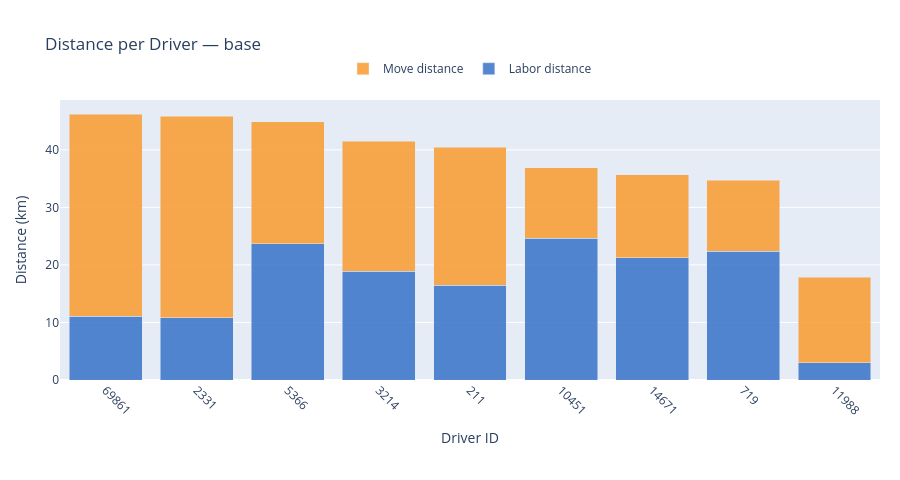
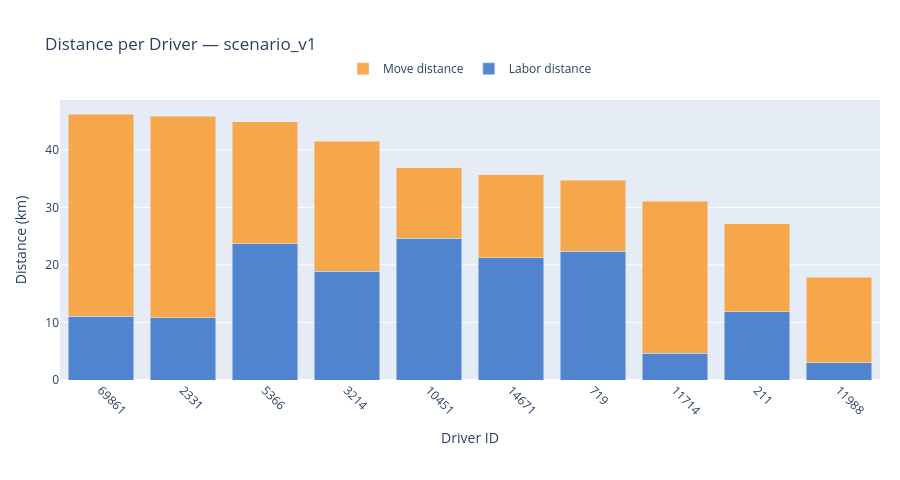

The code cell stored with these charts, in order, in its notebook:
### Code cell
# ── Distance per Driver — one chart per scenario ─────────────────────────────
for label, rows in zip(_scenario_set.labels, _scenario_set.rows_list):
    _drivers = sorted({r["driver_id"] for r in rows if r["driver_id"] is not None})
    build_driver_distance_figure(rows, _drivers, label).show()

### Figure 1 — Plotly figure (JSON) as saved in the notebook; plotly's stock layout.template omitted (floating-point values rounded to 4 significant figures)
{"data": [{"hoverinfo": "text", "hovertext": ["Driver 69861<br>Labor: 11.04 km", "Driver 2331<br>Labor: 10.86 km", "Driver 5366<br>Labor: 23.69 km", "Driver 3214<br>Labor: 18.92 km", "Driver 211<br>Labor: 16.51 km", "Driver 10451<br>Labor: 24.60 km", "Driver 14671<br>Labor: 21.24 km", "Driver 719<br>Labor: 22.38 km", "Driver 11988<br>Labor: 3.04 km"], "marker": {"color": "rgba(55, 115, 200, 0.85)"}, "name": "Labor distance", "type": "bar", "x": ["69861", "2331", "5366", "3214", "211", "10451", "14671", "719", "11988"], "y": [11.04, 10.86, 23.69, 18.92, 16.51, 24.6, 21.24, 22.38, 3.04]}, {"hoverinfo": "text", "hovertext": ["Driver 69861<br>Move: 35.19 km", "Driver 2331<br>Move: 34.95 km", "Driver 5366<br>Move: 21.20 km", "Driver 3214<br>Move: 22.60 km", "Driver 211<br>Move: 23.97 km", "Driver 10451<br>Move: 12.30 km", "Driver 14671<br>Move: 14.44 km", "Driver 719<br>Move: 12.30 km", "Driver 11988<br>Move: 14.85 km"], "marker": {"color": "rgba(250, 155, 45, 0.85)"}, "name": "Move distance", "type": "bar", "x": ["69861", "2331", "5366", "3214", "211", "10451", "14671", "719", "11988"], "y": [35.19, 34.95, 21.2, 22.6, 23.97, 12.3, 14.44, 12.3, 14.85]}], "layout": {"barmode": "stack", "height": 480, "hovermode": "x", "legend": {"orientation": "h", "x": 0.5, "xanchor": "center", "y": 1.06, "yanchor": "bottom"}, "margin": {"b": 100, "l": 60, "r": 20, "t": 100}, "title": {"text": "Distance per Driver — base"}, "xaxis": {"tickangle": 45, "title": {"text": "Driver ID"}}, "yaxis": {"title": {"text": "Distance (km)"}}}}

### Figure 2 — Plotly figure (JSON) as saved in the notebook; plotly's stock layout.template omitted (floating-point values rounded to 4 significant figures)
{"data": [{"hoverinfo": "text", "hovertext": ["Driver 69861<br>Labor: 11.04 km", "Driver 2331<br>Labor: 10.86 km", "Driver 5366<br>Labor: 23.69 km", "Driver 3214<br>Labor: 18.92 km", "Driver 10451<br>Labor: 24.60 km", "Driver 14671<br>Labor: 21.24 km", "Driver 719<br>Labor: 22.38 km", "Driver 11714<br>Labor: 4.64 km", "Driver 211<br>Labor: 11.87 km", "Driver 11988<br>Labor: 3.04 km"], "marker": {"color": "rgba(55, 115, 200, 0.85)"}, "name": "Labor distance", "type": "bar", "x": ["69861", "2331", "5366", "3214", "10451", "14671", "719", "11714", "211", "11988"], "y": [11.04, 10.86, 23.69, 18.92, 24.6, 21.24, 22.38, 4.64, 11.87, 3.04]}, {"hoverinfo": "text", "hovertext": ["Driver 69861<br>Move: 35.19 km", "Driver 2331<br>Move: 34.95 km", "Driver 5366<br>Move: 21.20 km", "Driver 3214<br>Move: 22.60 km", "Driver 10451<br>Move: 12.30 km", "Driver 14671<br>Move: 14.44 km", "Driver 719<br>Move: 12.30 km", "Driver 11714<br>Move: 26.40 km", "Driver 211<br>Move: 15.25 km", "Driver 11988<br>Move: 14.85 km"], "marker": {"color": "rgba(250, 155, 45, 0.85)"}, "name": "Move distance", "type": "bar", "x": ["69861", "2331", "5366", "3214", "10451", "14671", "719", "11714", "211", "11988"], "y": [35.19, 34.95, 21.2, 22.6, 12.3, 14.44, 12.3, 26.4, 15.25, 14.85]}], "layout": {"barmode": "stack", "height": 480, "hovermode": "x", "legend": {"orientation": "h", "x": 0.5, "xanchor": "center", "y": 1.06, "yanchor": "bottom"}, "margin": {"b": 100, "l": 60, "r": 20, "t": 100}, "title": {"text": "Distance per Driver — scenario_v1"}, "xaxis": {"tickangle": 45, "title": {"text": "Driver ID"}}, "yaxis": {"title": {"text": "Distance (km)"}}}}
